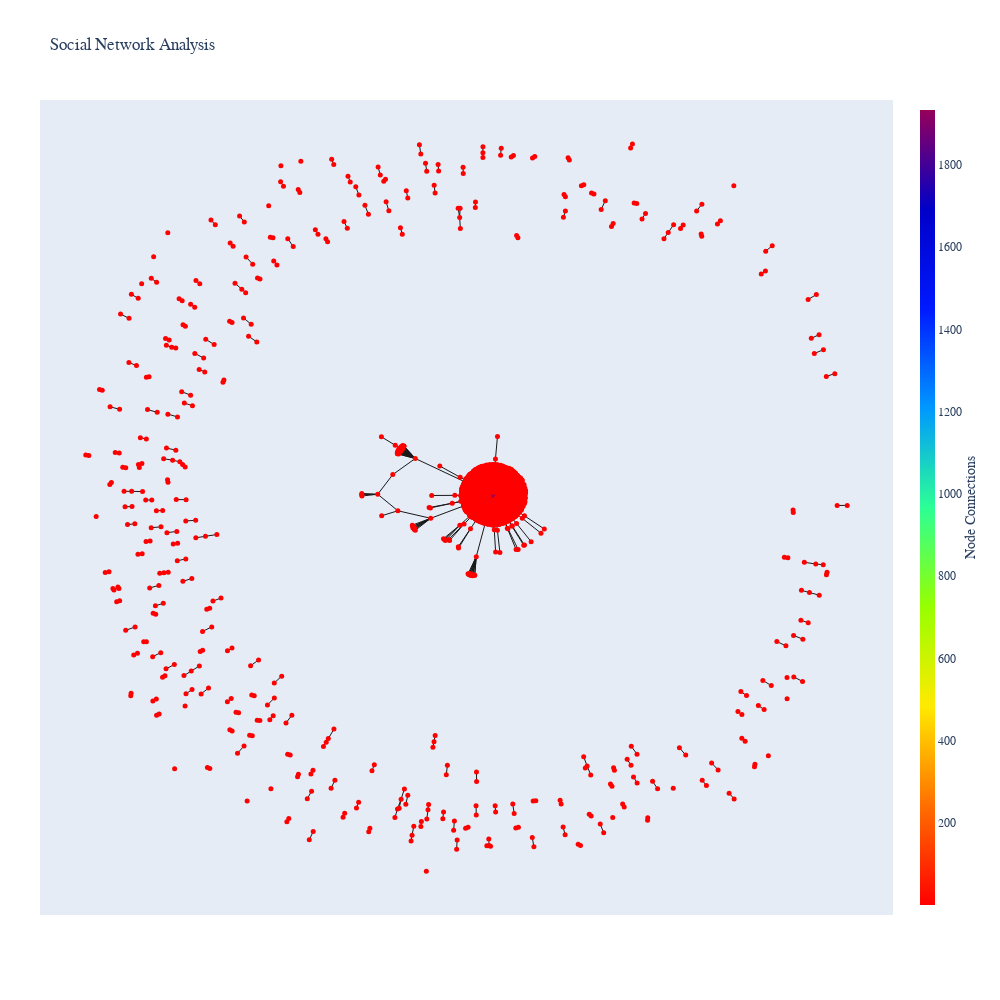

Notebook code for this chart:
### Code cell
G = nx.convert_node_labels_to_integers(net, first_label=0, ordering='default', label_attribute=None)
pos=nx.fruchterman_reingold_layout(G)
#create labels
poslabs=nx.fruchterman_reingold_layout(net)
labels=list(poslabs) + list(' : ')
#create edges
Xe=[]
Ye=[]
for e in G.edges():
    Xe.extend([pos[e[0]][0], pos[e[1]][0], None])
    Ye.extend([pos[e[0]][1], pos[e[1]][1], None])
trace_edges=dict(type='scatter',
                 mode='lines',
                 x=Xe,
                 y=Ye,
                 line=dict(width=1, color='rgb(25,25,25)'),
                 hoverinfo='none' 
                )

#create nodes
Xn=[pos[k][0] for k in range(len(pos))]
Yn=[pos[k][1] for k in range(len(pos))]
trace_nodes=dict(type='scatter',
                 x=Xn, 
                 y=Yn,
                 mode='markers',
                 marker=dict(showscale=True,size=5,color=[],colorscale='Rainbow',reversescale=True,colorbar=dict(
                    thickness=15,
                    title='Node Connections',
                    xanchor='left',
                    titleside='right')),
                 text=labels,
                 hoverinfo='text')

#scale color by size
for node, adjacencies in enumerate(G.adjacency()):
    trace_nodes['marker']['color']+=tuple([len(adjacencies[1])])
#plot
axis=dict(showline=False, # hide axis line, grid, ticklabels and  title
          zeroline=False,
          showgrid=False,
          showticklabels=False,
          title='' 
          )
layout=dict(title= 'Social Network Analysis',  
            font= dict(family='Balto'),
            width=1000,
            height=1000,
            autosize=False,
            showlegend=False,
            xaxis=axis,
            yaxis=axis,
            margin=dict(l=40,r=40,b=85,t=100,pad=0,
            ),
            hovermode='closest',
#     plot_bgcolor='#000000',           
    )
fig = dict(data=[trace_edges,trace_nodes], layout=layout)
#run plot
iplot(fig)
plot(fig, filename='myplot.html')

### Figure 1 — Plotly figure (JSON) as saved in the notebook; plotly's stock layout.template omitted (floating-point values rounded to 4 significant figures; data arrays with more than 128 entries replaced by an {"elided": "..."} marker saying what was removed)
{"data": [{"mode": "lines", "hoverinfo": "none", "y": {"elided": "6774 float values"}, "x": {"elided": "6774 float values"}, "line": {"color": "rgb(25,25,25)", "width": 1}, "type": "scatter"}, {"text": {"elided": "2467 str values"}, "y": {"elided": "2464 float values"}, "mode": "markers", "hoverinfo": "text", "marker": {"reversescale": true, "colorscale": [[0, "rgb(150,0,90)"], [0.125, "rgb(0,0,200)"], [0.25, "rgb(0,25,255)"], [0.375, "rgb(0,152,255)"], [0.5, "rgb(44,255,150)"], [0.625, "rgb(151,255,0)"], [0.75, "rgb(255,234,0)"], [0.875, "rgb(255,111,0)"], [1, "rgb(255,0,0)"]], "color": {"elided": "2464 int values"}, "colorbar": {"title": {"text": "Node Connections", "side": "right"}, "xanchor": "left", "thickness": 15}, "showscale": true, "size": 5}, "x": {"elided": "2464 float values"}, "type": "scatter"}], "layout": {"autosize": false, "xaxis": {"zeroline": false, "showline": false, "showticklabels": false, "title": {"text": ""}, "showgrid": false}, "title": {"text": "Social Network Analysis"}, "yaxis": {"zeroline": false, "showline": false, "showticklabels": false, "title": {"text": ""}, "showgrid": false}, "showlegend": false, "height": 1000, "width": 1000, "hovermode": "closest", "font": {"family": "Balto"}, "margin": {"r": 40, "b": 85, "pad": 0, "l": 40, "t": 100}}}
